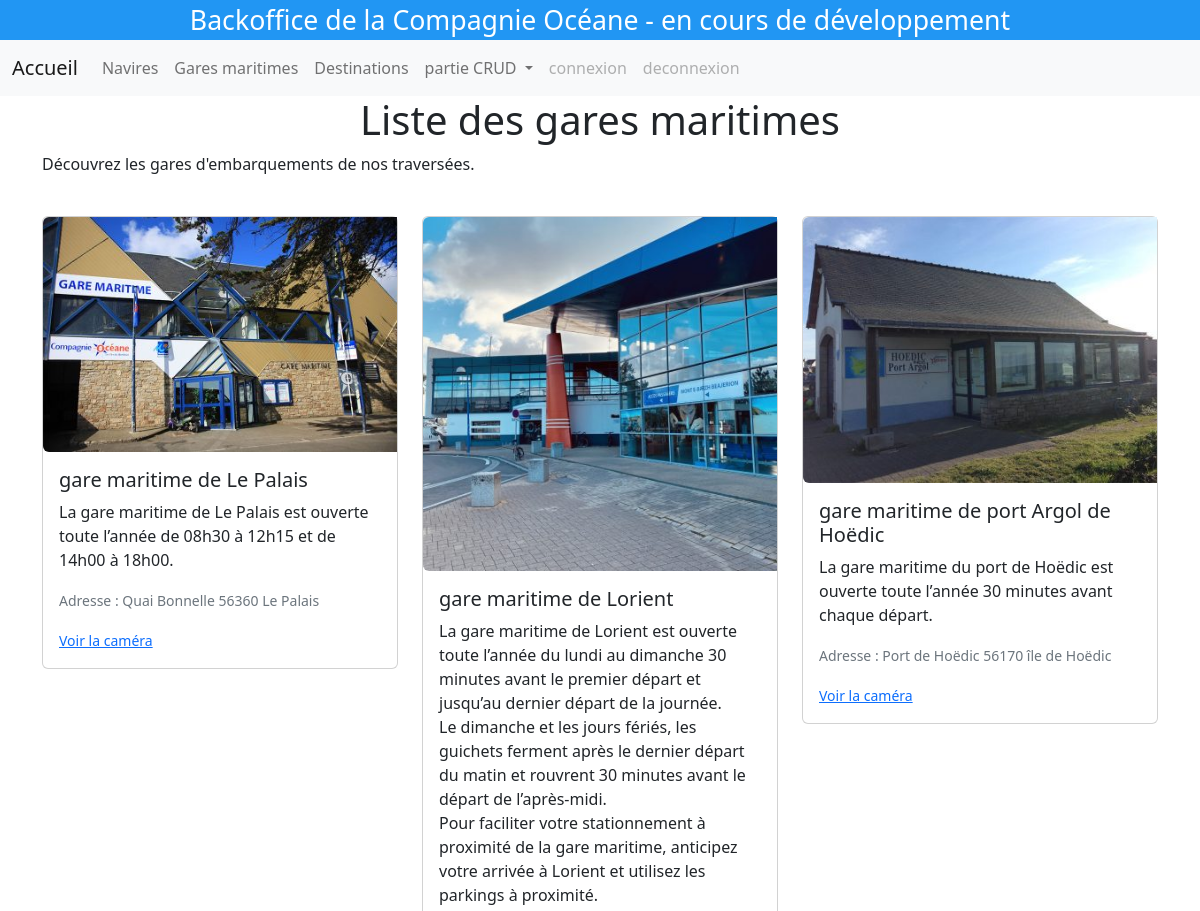
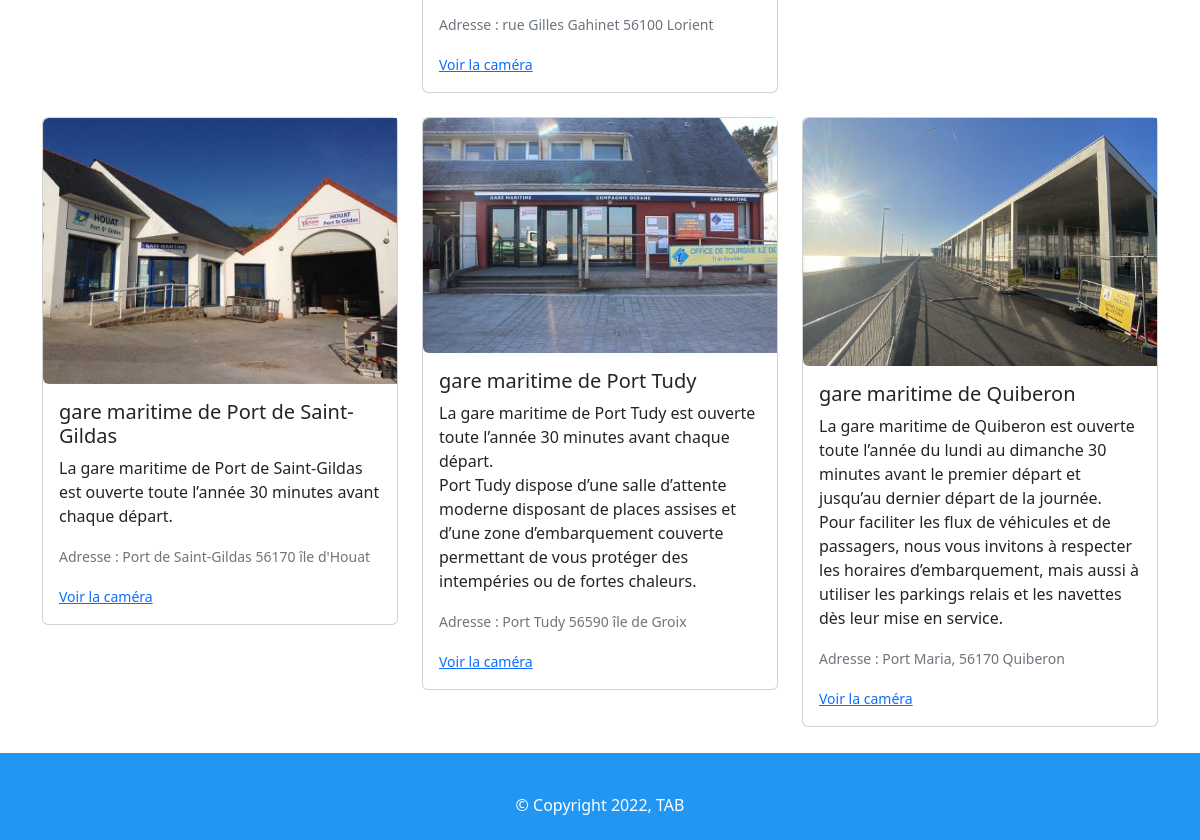
/site/index.php?action=affichePort, run on the app's committed database (2 pictures, top to bottom).
### tables this page shows
CREATE TABLE `port` (
  `nom_court` varchar(50) NOT NULL,
  `nom` varchar(100) NOT NULL,
  `description` text NOT NULL,
  `adresse` varchar(100) NOT NULL,
  `photo` varchar(100) NOT NULL,
  `camera` varchar(200) NOT NULL,
  PRIMARY KEY (`nom_court`)
);

### site/pages/visuPorts.php (the view)
<?php
	include_once('BDD/connectBdd.php');
?>
<h1 class="page-header text-center">Liste des gares maritimes</h1>
<?php
	$SQL = "SELECT * FROM port";
	$stmt = $connexion->prepare($SQL);
	$stmt->execute(array());
	$lesPorts = $stmt->fetchAll();
?>
<p>Découvrez les gares d'embarquements de nos traversées.</p><br>
<div class="row row-cols-1 row-cols-md-3 g-4">
<?php
	foreach ($lesPorts as $unPort){
	?>
		<div class="col">
			<div class="card">
				<img src="images/ports/<?= $unPort['photo'] ?>" class="img-fluid rounded-start" alt="photo du port de <?= $unPort['nom_court'] ?>">
				<div class="card-body">
					<h5 class="card-title"><?= $unPort['nom'] ?></h5>
					<p class="card-text"><?= $unPort['description'] ?>
					<p class="card-text"><small class="text-muted">Adresse : <?= $unPort['adresse'] ?></small></p>
					<p class="card-text"><small class="text-muted"><a href="<?= $unPort['camera'] ?>" target="_blank">Voir la caméra</a> </small></p>
				</div>
			</div>
		</div>
	<?php
	}
?>
</div>

### site/css/style.css (style rules this page uses)
body { margin-bottom: 60px; }

### data on the page
port: photo (picture), nom "gare maritime de Le Palais", description "La gare maritime de Le Palais est ouverte toute l’année de 08h30 à 12h15 et de 14h00 à 18h00.", adresse "Quai Bonnelle 56360 Le Palais"
port: photo (picture), nom "gare maritime de Lorient", description "La gare maritime de Lorient est ouverte toute l’année du lundi au dimanche 30 minutes avant le premier départ et jusqu’au dernier départ de la journée. Le dimanche et les jours fériés, les guichets ferment après le dernier départ du matin et rouvrent 30 minutes avant le départ de l’après-midi. Pour faciliter votre stationnement à proximité de la gare maritime, anticipez votre arrivée à Lorient et utilisez les parkings à proximité.", adresse "rue Gilles Gahinet 56100 Lorient"
port: photo (picture), nom "gare maritime de port Argol de Hoëdic", description "La gare maritime du port de Hoëdic est ouverte toute l’année 30 minutes avant chaque départ.", adresse "Port de Hoëdic 56170 île de Hoëdic"
port: photo (picture), nom "gare maritime de Port de Saint-Gildas", description "La gare maritime de Port de Saint-Gildas est ouverte toute l’année 30 minutes avant chaque départ.", adresse "Port de Saint-Gildas 56170 île d'Houat"
port: photo (picture), nom "gare maritime de Port Tudy", description "La gare maritime de Port Tudy est ouverte toute l’année 30 minutes avant chaque départ. Port Tudy dispose d’une salle d’attente moderne disposant de places assises et d’une zone d’embarquement couverte permettant de vous protéger des intempéries ou de fortes chaleurs.", adresse "Port Tudy 56590 île de Groix"
port: photo (picture), nom "gare maritime de Quiberon", description "La gare maritime de Quiberon est ouverte toute l’année du lundi au dimanche 30 minutes avant le premier départ et jusqu’au dernier départ de la journée. Pour faciliter les flux de véhicules et de passagers, nous vous invitons à respecter les horaires d’embarquement, mais aussi à utiliser les parkings relais et les navettes dès leur mise en service.", adresse "Port Maria, 56170 Quiberon"
